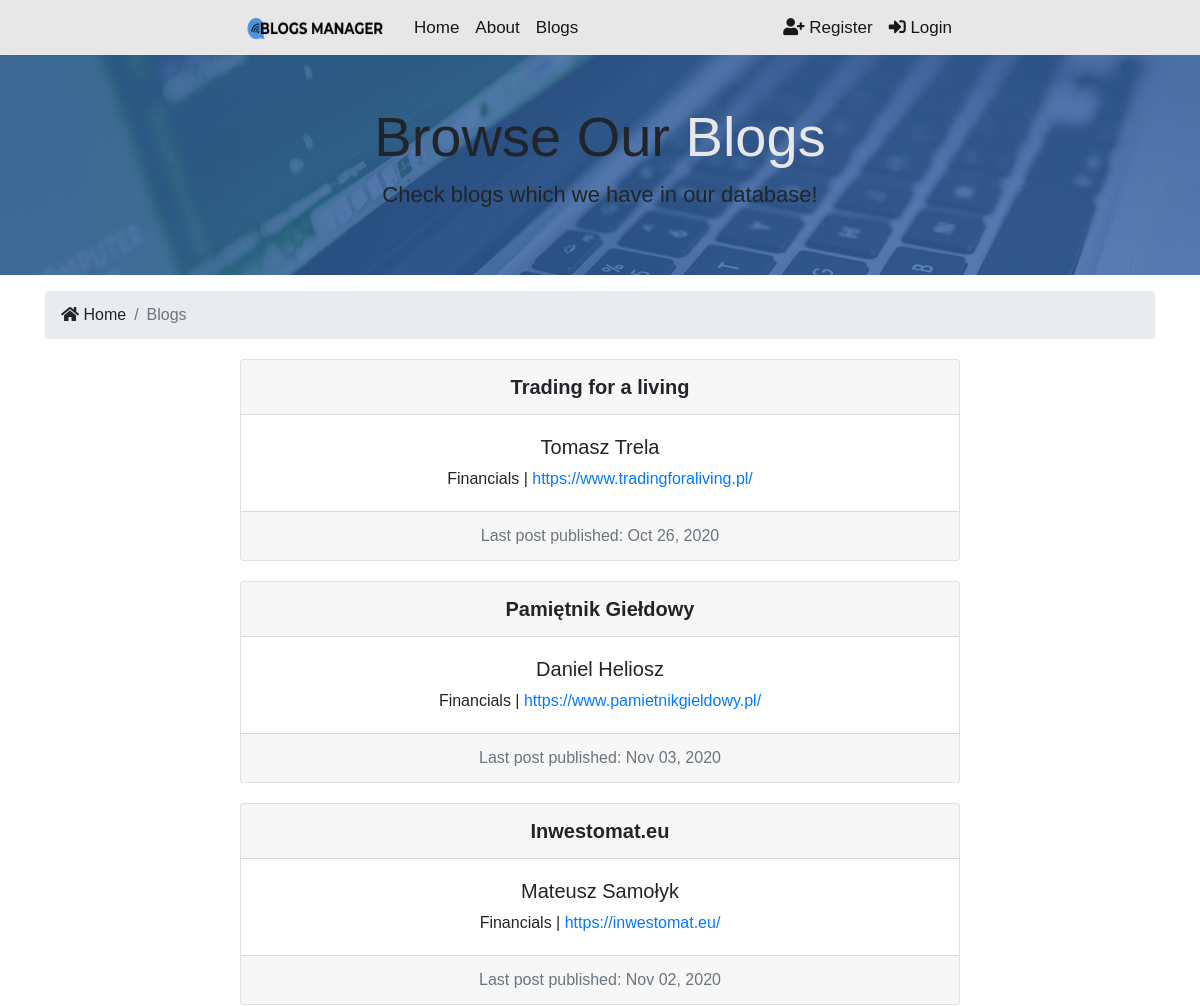
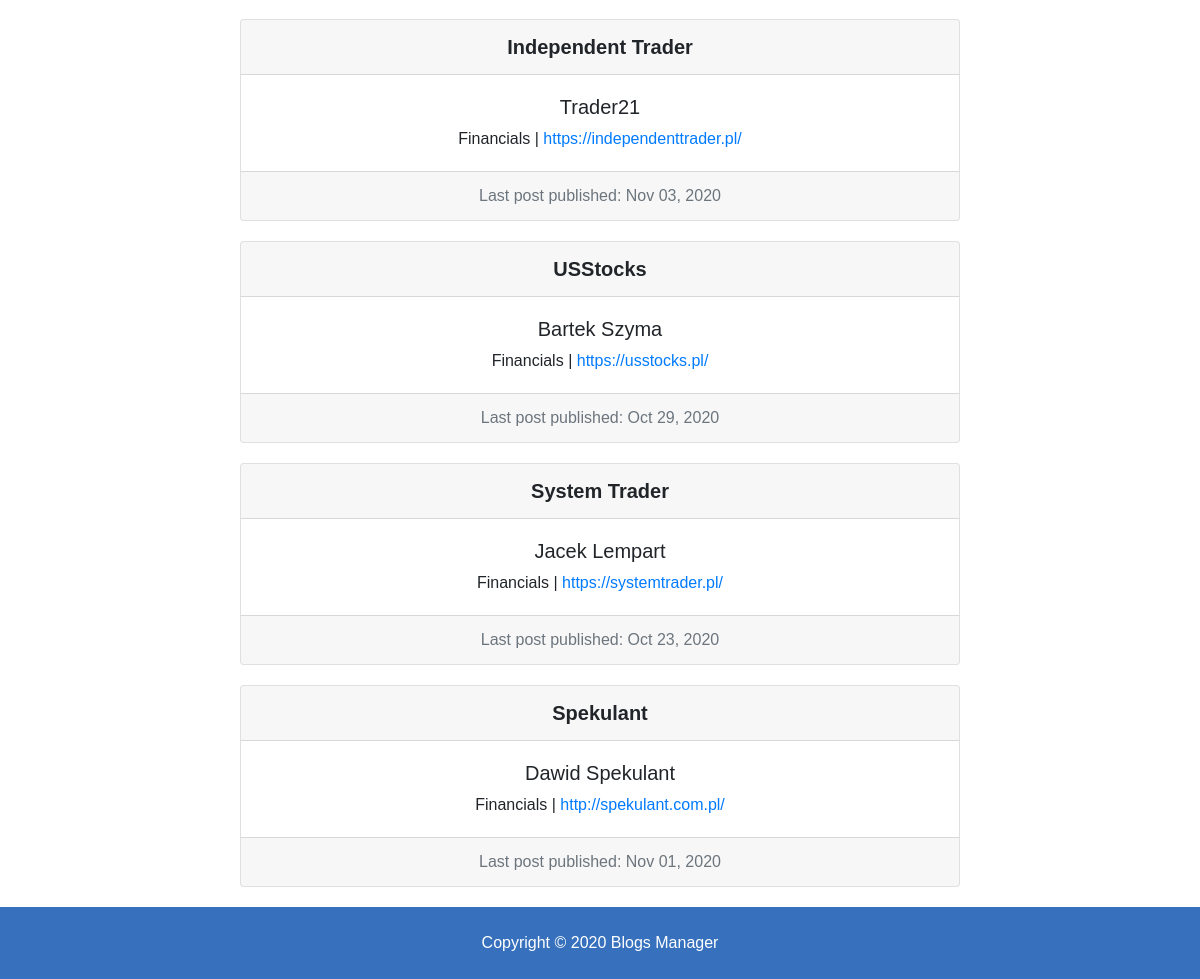
The app's page /blogs/ with its own data (2 pictures, top to bottom).
### blogs/models.py (models this page shows, shortened)
class Blog(models.Model):
    name = models.CharField(max_length=200)
    url = models.CharField(max_length=200)
    author = models.CharField(max_length=100)
    genre = models.CharField(choices=GENRE_CHOICES, default="IT", max_length=30)
    genre2 = models.CharField(choices=GENRE_CHOICES, blank=True, max_length=30)
    language = models.CharField(default="Polish", max_length=100)

class BlogPost(models.Model):
    name = models.CharField(max_length=200)
    url = models.CharField(max_length=200)
    added = models.DateTimeField()
    blog = models.ForeignKey(Blog, on_delete=models.CASCADE, related_name='blog_post')
    class Meta:
        ordering = ('-added',)

### blogs/views.py (the view)
# urls.py: path("", views.index, name="blogs"),
def index(request):
    blogs = Blog.objects.all()
    context = {"blogs": blogs}
    return render(request, "blogs/blogs.html", context)

### templates/blogs/blogs.html (shortened to what this page needs)
{% extends 'base.html' %}
{% block content %}
<section id="showcase-inner" class="py-5 text-black">
    <div class="container">
        <div class="row text-center">
            <div class="col-md-12">
                <h1 class="display-4">Browse Our <span style="color:#e7e7e7">Blogs</span></h1>
                <p class="lead">Check blogs which we have in our database!  </p>
            </div>
        </div>
    </div>
</section>
<section id="bc" class="mt-3">
    <div class="container">
        <nav aria-label="breadcrumb">
            <ol class="breadcrumb">
                <li class="breadcrumb-item">
                    <a href="{% url 'index' %}">
                    <i class="fas fa-home"></i> Home</a>
                </li>
            <li class="breadcrumb-item active"> Blogs</li>
            </ol>
        </nav>
    </div>
</section>
<section id="blogs">
    {% if blogs %}
        {% for blog in blogs %}
            <div class="card text-center">
                <div class="card-header">
                    {{ blog.name }}
                </div>
                    <div class="card-body">
                        <h5 class="card-title">{{ blog.author }}</h5>
                        {{blog.genre}} | <a href="{{ blog.url }}" class="card-text">{{ blog.url }}</a>
                    </div>
                <div class="card-footer text-muted">
                Last post published: {{ blog.blog_post.first.added|date:"M d, Y" }}
                </div>
            </div>
        {% endfor %}
    {% else %}
        <div class="col-md-12">
            <p>No Blogs Available :(</p>
        </div>
    {% endif %}
</section>
{% endblock %}

### blogs_manager/static/css/styles.css (style rules this page uses)
body { font-family: Impact, Charcoal, sans-serif; background-color: white; }
.lead { font-size: 22px; }
#showcase-inner { background: url(../img/background.jpg) no-repeat center; background-size: cover; position: relative; overflow: hidden; min-height: 180px; }
#showcase-inner::before { background: rgba(55, 113, 189, 0.65); background-size: cover; content: ''; position: absolute; top: 0; left: 0; min-height: 100%; width: 100%; }
.breadcrumb-item a, a:hover, a:focus, a:active { text-decoration: none; color: inherit; }
.card { margin-top: 20px; margin-bottom: 20px; margin-left: 20%; margin-right: 20%; }
.card-header { font-size: 20px; font-weight: bold; }
.card-title { font-size: 20px; margin-bottom: 8px; }
.card-text { margin-bottom: 8px; }
.col-md-12 p { text-align: center; }

### records on screen
Blog: name "Trading for a living", author "Tomasz Trela", genre "Financials", url "https://www.tradingforaliving.pl/", blog_post.first.added "Oct 26, 2020"
Blog: name "Pamiętnik Giełdowy", author "Daniel Heliosz", genre "Financials", url "https://www.pamietnikgieldowy.pl/", blog_post.first.added "Nov 03, 2020"
Blog: name "Inwestomat.eu", author "Mateusz Samołyk", genre "Financials", url "https://inwestomat.eu/", blog_post.first.added "Nov 02, 2020"
Blog: name "Independent Trader", author "Trader21", genre "Financials", url "https://independenttrader.pl/", blog_post.first.added "Nov 03, 2020"
Blog: name "USStocks", author "Bartek Szyma", genre "Financials", url "https://usstocks.pl/", blog_post.first.added "Oct 29, 2020"
Blog: name "System Trader", author "Jacek Lempart", genre "Financials", url "https://systemtrader.pl/", blog_post.first.added "Oct 23, 2020"
Blog: name "Spekulant", author "Dawid Spekulant", genre "Financials", url "http://spekulant.com.pl/", blog_post.first.added "Nov 01, 2020"
